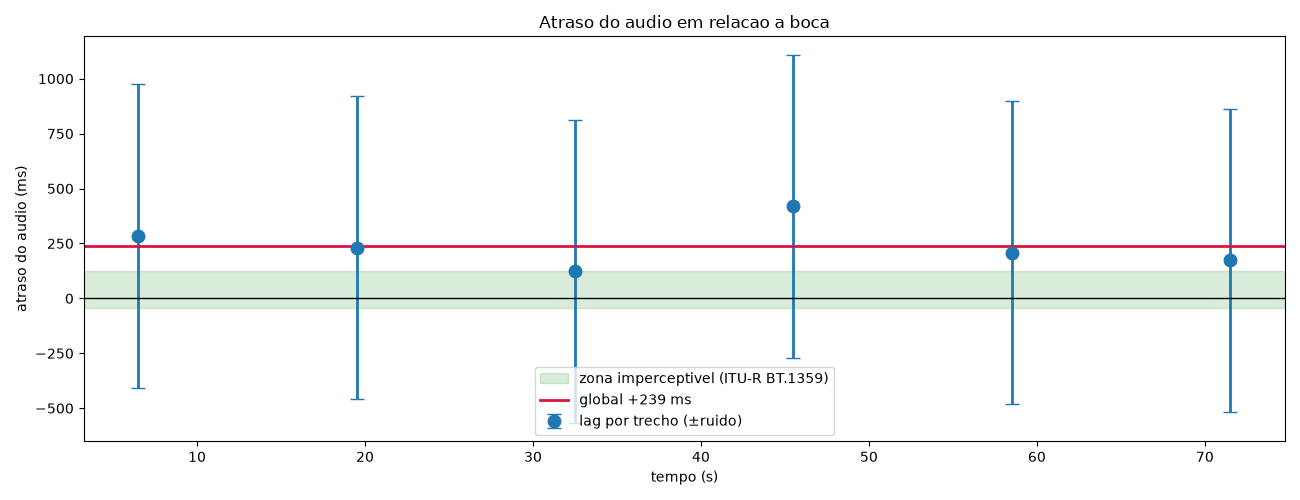

Write the Python code that produced this figure.
"""Regional lag with a low-dimensional estimator, calibrated on injected offsets."""
import numpy as np
from cca_lib import *
import matplotlib; matplotlib.use('Agg')
import matplotlib.pyplot as plt

V, A, mask, N, cuts = build_features()

# low-dim, heavily regularised: usable on short windows
VD, AD, CTX, REG, KK = 8, 8, 1, 0.15, 3
Vl = pca(zc(stack(V, CTX)), VD)
def audio_feats(Am): return pca(zc(stack(Am, CTX)), AD)
Al = audio_feats(A)

def scan(vi, ai, mk, maxlag=15):
    out = np.full(2*maxlag+1, np.nan); n = len(vi)
    for j, L in enumerate(range(-maxlag, maxlag+1)):
        if L >= 0: p, q, m2 = vi[:n-L], ai[L:], mk[:n-L] & mk[L:]
        else:      p, q, m2 = vi[-L:], ai[:n+L], mk[-L:] & mk[:n+L]
        if m2.sum() < 90: continue
        out[j] = cca_corr(p[m2], q[m2], reg=REG, k=KK)
    return out

def est(s, e, ai, maxlag=15):
    mk = mask[s:e]
    if mk.sum() < 100: return None
    c = scan(Vl[s:e], ai[s:e], mk, maxlag)
    if np.isnan(c).all(): return None
    L, sc = refine(c, maxlag)
    return L, sc - float(np.nanmedian(c))

# ---------- calibration: how accurate is this estimator on a 13 s window? ----------
edges = np.linspace(0, N, 7).astype(int)
print('=== CALIBRACAO do estimador regional (offsets injetados) ===')
errs_by_reg = {i: [] for i in range(len(edges)-1)}
for inj in [-8, -4, 0, 4, 8]:
    Ai = np.roll(A, inj, axis=0)
    if inj > 0: Ai[:inj] = A[0]
    elif inj < 0: Ai[inj:] = A[-1]
    Aif = audio_feats(Ai)
    base = est(0, N, Aif, 20)
    row = []
    for i in range(len(edges)-1):
        r = est(edges[i], edges[i+1], Aif)
        if r is None: row.append(np.nan); continue
        row.append(r[0])
    row = np.array(row)
    # error relative to the global truth shift for this injection
    ref = base[0]
    err = row - ref
    for i, v in enumerate(err):
        if not np.isnan(v): errs_by_reg[i].append(v)
    print(f'  inj {inj:+3d}: global {ref:+6.2f} | regioes ' +
          ' '.join(f'{v:+6.2f}' for v in row))
allerr = np.concatenate([np.array(v) for v in errs_by_reg.values() if len(v)])
print(f'\n  dispersao regional em torno do global: std {allerr.std():.2f} fr '
      f'({allerr.std()/FPS*1000:.0f} ms), max |{np.abs(allerr).max():.2f}| fr')
print(f'  => qualquer variacao regional menor que ~{2*allerr.std():.1f} fr '
      f'({2*allerr.std()/FPS*1000:.0f} ms) e RUIDO, nao sinal')
TOL = 2 * allerr.std()

# ---------- real measurement ----------
print('\n=== MEDICAO REAL ===')
g = est(0, N, Al, 20)
print(f'  GLOBAL: {g[0]:+.2f} fr ({g[0]/FPS*1000:+.0f} ms)  contraste {g[1]:+.3f}')
rows = []
for i in range(len(edges)-1):
    s, e = edges[i], edges[i+1]
    r = est(s, e, Al)
    if r is None: continue
    dev = r[0] - g[0]
    sig = 'DIFERENTE' if abs(dev) > TOL else 'compativel com o global'
    rows.append((s/FPS, e/FPS, r[0], r[1]))
    print(f'  {s/FPS:5.1f}-{e/FPS:5.1f}s  {r[0]:+6.2f} fr ({r[0]/FPS*1000:+4.0f} ms)  '
          f'desvio {dev:+5.2f} fr  contraste {r[1]:+.3f}   {sig}')
rows = np.array(rows)

print('\n=== RESIDUAL apos deslocar o audio -6 fr (-240 ms) ===')
sh = -6
Ash = np.roll(A, sh, axis=0); Ash[sh:] = A[-1]
Asf = audio_feats(Ash)
gr = est(0, N, Asf, 20)
print(f'  GLOBAL: {gr[0]:+.2f} fr ({gr[0]/FPS*1000:+.0f} ms)')
worst = 0
for i in range(len(edges)-1):
    s, e = edges[i], edges[i+1]
    r = est(s, e, Asf)
    if r is None: continue
    worst = max(worst, abs(r[0]))
    print(f'  {s/FPS:5.1f}-{e/FPS:5.1f}s  {r[0]:+6.2f} fr ({r[0]/FPS*1000:+4.0f} ms)  '
          f'contraste {r[1]:+.3f}')
print(f'\n  pior residual {worst:.2f} fr ({worst/FPS*1000:.0f} ms) vs tolerancia de ruido '
      f'{TOL:.2f} fr ({TOL/FPS*1000:.0f} ms)')

fig, ax = plt.subplots(figsize=(13, 5))
ax.axhspan(-45, 125, color='green', alpha=.15, label='zona imperceptivel (ITU-R BT.1359)')
ax.errorbar((rows[:, 0]+rows[:, 1])/2, rows[:, 2]/FPS*1000,
            yerr=TOL/FPS*1000, fmt='o', capsize=5, ms=9, lw=2, label='lag por trecho (±ruido)')
ax.axhline(g[0]/FPS*1000, color='crimson', lw=2, label=f'global {g[0]/FPS*1000:+.0f} ms')
ax.axhline(0, color='k', lw=1)
ax.set_xlabel('tempo (s)'); ax.set_ylabel('atraso do audio (ms)')
ax.set_title('Atraso do audio em relacao a boca')
ax.legend(); plt.tight_layout(); plt.savefig('regional2.png', dpi=100)
print('saved regional2.png')
